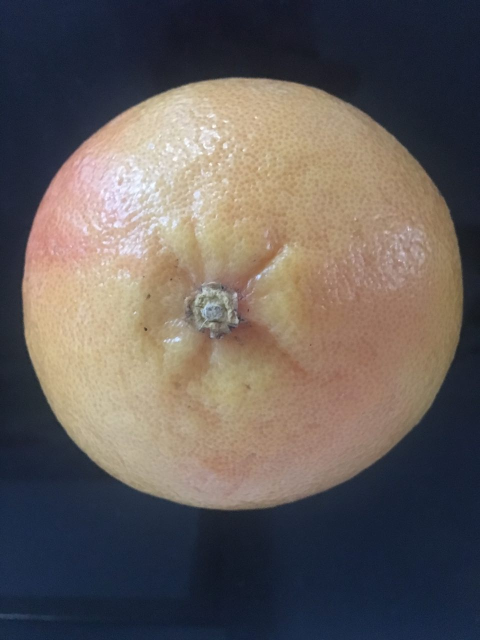
//> input picture test3.jpg, 960 x 1280 px (shown at 1/2 size)
$ ./testing   (built with g++ and OpenCV 4)
//> lines starting //> are read from the running program, lines starting //| are printed output that depends on the picture; after the words box and inside, x2 and y2 are one past the last pixel; in counts of white or black regions, pixels touching at a corner belong together
#include "opencv2/highgui/highgui.hpp"
#include "opencv2/imgproc/imgproc.hpp"
#include <iostream>
#include <stdio.h>
#include <stdlib.h>
#include <string.h>
#include <fstream>
#include <cstdlib> // for exit function
#include <sstream>

using namespace cv;
using namespace std;

RNG rng(12345);

/** @function main */
int main( int argc, char** argv )
{
  //load image
  Mat image = imread("test3.jpg");
//> image is the input picture: 1280 rows x 960 cols, CV_8UC3; mean B, G, R 91.4, 94.1, 101.4

  //scale image
	resize(image, image, Size(), 0.5, 0.5);
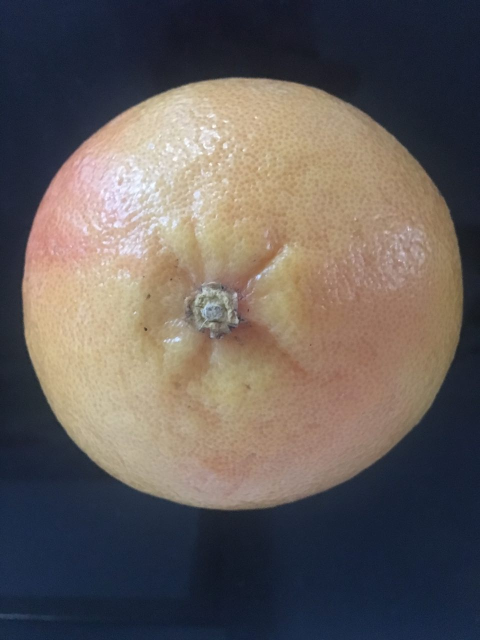
//> image: 640 rows x 480 cols, CV_8UC3; mean B, G, R 91.6, 94.2, 101.6
  imshow( "Step 1: Original image", image );

  //blur image
	GaussianBlur(image, image, Size(5, 5),1,1);
  imshow( "Step 2: blurred", image );

  Mat org_img = image;


  //change brightness and constrast
 	double alpha = 2.5; //0.0 - 3.0, a>1 = more contrast, a<0 = less contrast
 	int beta = -130;       //b<0 = darker, b>0 0 brighter
 	for( int y = 0; y < image.rows; y++ ) {
 			for( int x = 0; x < image.cols; x++ ){
 					for( int c = 0; c < 3; c++ ) {
 							image.at<Vec3b>(y,x)[c] =
 							saturate_cast<uchar>( alpha*( image.at<Vec3b>(y,x)[c] ) + beta );
 					}
 			}
 	}
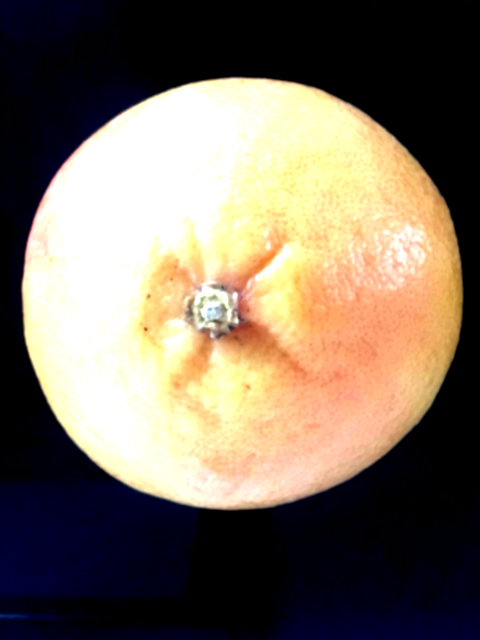
//> image: 640 rows x 480 cols, CV_8UC3; mean B, G, R 95.8, 110.3, 122.8
  imshow( "Step 3: brightness/contrast", image );

  //thresholding
	inRange(image, Scalar(0, 0, 0), Scalar(130, 130, 130), image); //130 ideal
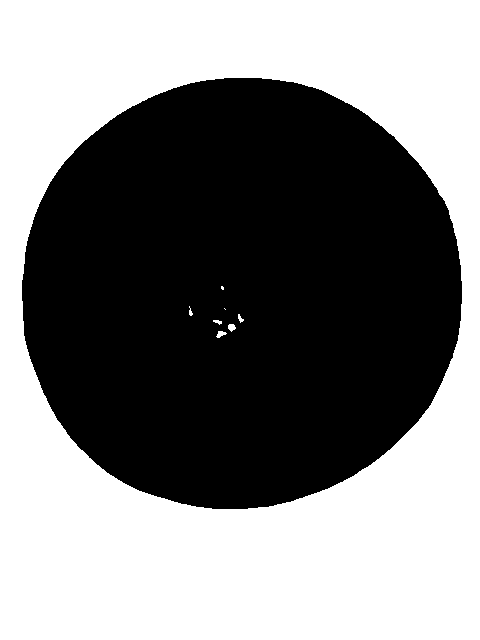
//> image: 640 rows x 480 cols, CV_8UC1; 51.2% white; 1 black region, box (x1, y1, x2, y2) and area: (22, 78, 462, 509) 149970
  imshow( "Step 4: thresholding", image );

  //invert binary image
	image =  Scalar::all(255) - image;
  imshow( "Step 5: inverted", image );

  //morphology
	Mat elem = getStructuringElement(MORPH_ELLIPSE, Size(51,51)); //for closing
	Mat elem2 = getStructuringElement(MORPH_ELLIPSE, Size(11,11)); //for opening
	morphologyEx(image, image, MORPH_CLOSE, elem);
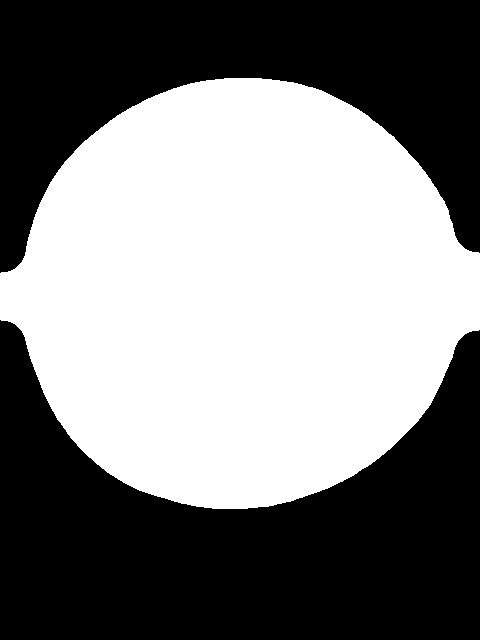
//> image: 640 rows x 480 cols, CV_8UC1; 49.8% white; 1 white region, box (x1, y1, x2, y2) and area: (0, 78, 480, 509) 153097
  imshow( "Step 6: closing", image );

	morphologyEx(image, image, MORPH_OPEN, elem2);
//> image: 640 rows x 480 cols, CV_8UC1; 49.8% white; 1 white region
  imshow( "Step 7: opening", image );


  vector<vector <Point> > contours;
  vector<Vec4i> hierarchy;

  /// Detect edges using Threshold
  //threshold( src_gray, threshold_output, thresh, 255, THRESH_BINARY );

  /// Find contours
  findContours( image, contours, hierarchy, CV_RETR_TREE, CV_CHAIN_APPROX_SIMPLE, Point(0, 0) );
//> contours = 1 contour; box (x1, y1, x2, y2) and area: (0, 78, 480, 509) 152454

  //remove all contours except the one with biggest area
  int size = contours.size();
//> size = 1
  for( int i = 1; i<size; i++ ){
       if(contourArea(contours[i])>contourArea(contours[i-1])){
          contours.erase (contours.begin()+(i-1));
       }
       else{
          contours.erase (contours.begin()+(i));
       }
   }
//> this loop made 0 passes

  /// Find the rotated rectangles and ellipses for each contour
  vector<RotatedRect> minRect( contours.size() );
//> minRect = 1 RotatedRect (x, y, width, height, angle): [0, 0, 0, 0, 0]
  //vector<RotatedRect> minEllipse( contours.size() );


  for( int i = 0; i < contours.size(); i++ ){
    minRect[i] = minAreaRect( Mat(contours[i]) );
       /*
       if( contours[i].size() > 5 )
         { minEllipse[i] = fitEllipse( Mat(contours[i]) ); }
       */
    }
//> this loop made 1 pass

  /// Draw contours + rotated rects + ellipses
  Mat drawing = Mat::zeros( image.size(), CV_8UC3 );
  Mat contour_filled = Mat::zeros( image.size(), CV_8UC3 );


  Scalar color = Scalar( rng.uniform(0, 255), rng.uniform(0,255), rng.uniform(0,255) );
   // contour
  drawContours( drawing, contours, 0, color, 1, 8, vector<Vec4i>(), 0, Point() );
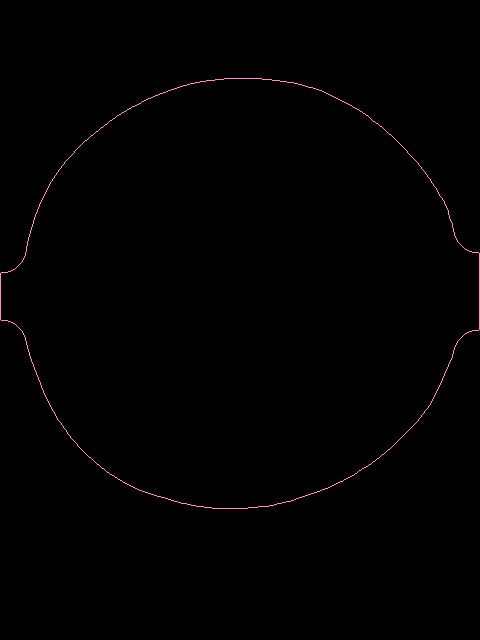
//> drawing: 640 rows x 480 cols, CV_8UC3; mean B, G, R 0.8, 0.6, 1.1
  drawContours(contour_filled, contours, -1, Scalar(255, 255, 255), -1);
//> contour_filled: 640 rows x 480 cols, CV_8UC3; 49.8% white; 1 white region, box (x1, y1, x2, y2) and area: (0, 78, 480, 509) 153093

   // ellipse
   //ellipse( drawing, minEllipse[i], color, 2, 8 );

   // rotated rectangle
 Point2f rect_points[4]; minRect[0].points( rect_points );
//> rect_points = 4 Points (x, y): [184, 596.8], [-66.51, 246.1], [294, -11.42], [544.5, 339.3]
 for( int j = 0; j < 4; j++ ){
    line( drawing, rect_points[j], rect_points[(j+1)%4], color, 1, 8 );
  }
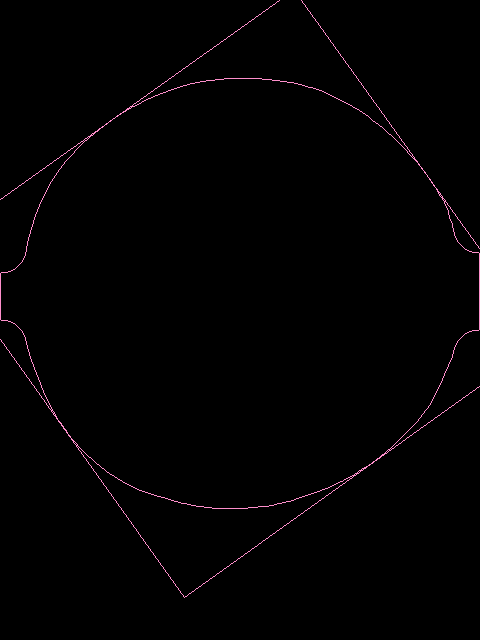
//> drawing: 640 rows x 480 cols, CV_8UC3; 0.33% of pixels changed, all inside (x1, y1, x2, y2) = (0, 0, 480, 598)

  //calculate ratio between the length and width of rectangle
  double dist1 = sqrt((rect_points[1].x-rect_points[0].x)*(rect_points[1].x-rect_points[0].x)+(rect_points[1].y-rect_points[0].y)*(rect_points[1].y-rect_points[0].y));
//> dist1 = 431
  double dist2 = sqrt((rect_points[2].x-rect_points[1].x)*(rect_points[2].x-rect_points[1].x)+(rect_points[2].y-rect_points[1].y)*(rect_points[2].y-rect_points[1].y));
//> dist2 = 443
  double ratio = dist1/dist2;
//> ratio = 0.973

  if (ratio<1){
    ratio=1/ratio;
//> ratio = 1.03
  }
  ratio=ratio*30; //scale the value so it weights more in categorisation
//> ratio = 30.83
  //cout << "length/width-ratio = "<< ratio << endl;

  //find ratio between area of contour and area of square
  double area = contourArea(contours[0]);
//> area = 152453.5
  double area_filled = area/(dist1*dist2)*100;
//> area_filled = 79.83

  //cout << "Area of square: " << dist1*dist2 << endl;
  //cout << "Area of contour: " << area << endl;

  //cout << "% of area filled: " << area_filled << endl;


  /// Show in a window
  imshow( "Contour", drawing );
  imshow( "Contour filled", contour_filled );

  double avr_red = 0;
  double avr_green = 0;
  double avr_blue = 0;

  for (int x = 0; x < contour_filled.cols; x++) {
    for (int y = 0; y < contour_filled.rows; y++) {
      if(contour_filled.at<Vec3b>(Point(x, y))[0]==255){
        avr_red += (org_img.at<Vec3b>(Point(x, y))[0])/area;
        avr_green += (org_img.at<Vec3b>(Point(x, y))[1])/area;
        avr_blue += (org_img.at<Vec3b>(Point(x, y))[2])/area;
      }
    }
  }
//> this loop made 480 passes
//> (avr_red, avr_green, avr_blue) on passes 1 to 3: (0, 0, 0), (2.62e-05, 0, 0), (0.000144, 0, 0)
//> after the loop, avr_red = 181.1; avr_green = 221.5; avr_blue = 246.5
  avr_red = avr_red/2;
//> avr_red = 90.56
  avr_green = avr_green/2;
//> avr_green = 110.7
  avr_blue = avr_blue/2;
//> avr_blue = 123.3


  //cout << "rgb value = (" << (int)avr_blue << ", " << (int)avr_green << ", " << (int)avr_red <<")" << endl;

  //define vectors for testing data and training data
  vector<vector <double> > vect_train;
  vector<vector <double> > vect_train_2;
  vector<vector <double> > vect_train_3;
  vector<vector <double> > vect_train_4;
  vector<vector <double> > vect_train_5;
  vector <double> vect_test;
  vector <double> distances;


  vect_test.push_back((int)avr_blue);
//> vect_test = [123]
  vect_test.push_back((int)avr_green);
//> vect_test = [123, 110]
  vect_test.push_back((int)avr_red);
//> vect_test = [123, 110, 90]
  vect_test.push_back(ratio);
//> vect_test = [123, 110, 90, 30.83]
  vect_test.push_back(area_filled);
//> vect_test = [123, 110, 90, 30.83, 79.83]

//cout << org_img.at<Vec3b>(Point(200, 200)) << endl;


string line;
fstream myfile ("Dat.dat");
if (myfile.is_open()){

  int counter=0;
  while ( getline (myfile,line) ){
      stringstream ss(line);
      double i;

      vect_train.push_back(vector<double>());

      while (ss >> i){
          vect_train[counter].push_back(i);
          if (ss.peek() == ';')
          ss.ignore();
      }
      counter += 1;
  }

  myfile.close();
}
else cout << "Unable to open file";

//find distances to all trained points
for (int i=0; i<vect_train.size(); i++){
    double total = 0;
    double diff = 0;

    for(int y=0; y<vect_test.size(); y++){
        diff = vect_train[i][y]-vect_test[y];
        total += diff*diff;
    }
    distances.push_back(sqrt(total));
}


vector <int> neighbours;

//find 5 nearest neighbours
for(int n=0; n<5; n++){
  double lowest = distances[0];
  int number = 0;

  for(int i=0; i<distances.size()-1; i++){
      if(lowest>distances[i+1]){
        lowest = distances[i+1];
        number = i+1;
      }
  }
  neighbours.push_back(number);
  //distances.erase(distances.begin()+number);
  distances[number]=9999;
  cout <<n <<" lowest: " << neighbours[n] <<endl;
}


  waitKey(0);
  return(0);
}

$ run again, with test0.jpg copied over test3.jpg
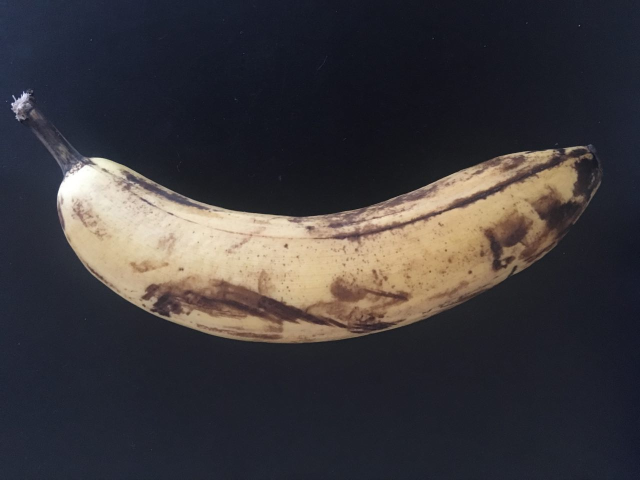
//> input picture test0.jpg, 1280 x 960 px (shown at 1/2 size)
//> image is the input picture: 960 rows x 1280 cols, CV_8UC3; mean B, G, R 59.8, 56.7, 59.8
//> `morphologyEx(image, image, MORPH_CLOSE, elem);`:
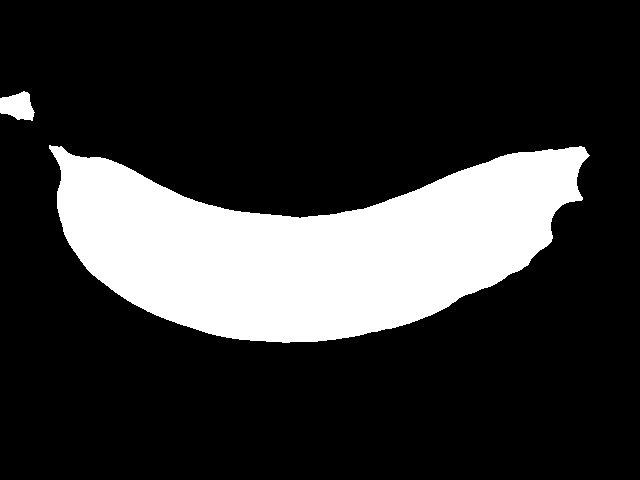
//> image: 480 rows x 640 cols, CV_8UC1; 20.8% white; 2 white regions, box (x1, y1, x2, y2) and area: (49, 145, 590, 343) 63204, (0, 91, 35, 121) 729
//> contours = 2 contours; box (x1, y1, x2, y2) and area: (53, 146, 588, 343) 62522, (0, 91, 34, 120) 668
//> size = 2
//> the loop `for( int i = 1; i<size; i++ )` made 1 pass
//> minRect = 1 RotatedRect (x, y, width, height, angle): [0, 0, 0, 0, 0]
//> the loop `for( int i = 0; i < contours.size(); i++ )` made 1 pass
//> contour_filled: 480 rows x 640 cols, CV_8UC3; 20.6% white; 1 white region, box (x1, y1, x2, y2) and area: (53, 146, 588, 343) 63133
//> rect_points = 4 Points (x, y): [53.36, 342.4], [52.99, 147], [587, 146], [587.4, 341.4]
//> after the loop `for( int j = 0; j < 4; j++ )`:
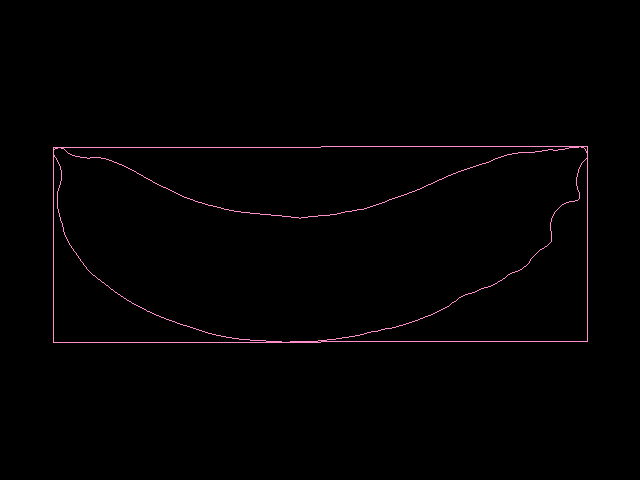
//> drawing: 480 rows x 640 cols, CV_8UC3; mean B, G, R 1.8, 1.2, 2.2
//> dist1 = 195.4
//> dist2 = 534
//> `double ratio = dist1/dist2;`: ratio = 0.366
//> `ratio=1/ratio;`: ratio = 2.73
//> `ratio=ratio*30;`: ratio = 81.97
//> area = 62522
//> area_filled = 59.91
//> the loop `for (int x = 0; x < contour_filled.cols; x++)` made 640 passes
//> (avr_red, avr_green, avr_blue) on passes 1 to 3: (0, 0, 0), (0, 0, 0), (0, 0, 0)
//> after the loop `for (int x = 0; x < contour_filled.cols; x++)`: avr_red = 167.3; avr_green = 202.6; avr_blue = 227.2
//> `avr_red = avr_red/2;`: avr_red = 83.65
//> `avr_green = avr_green/2;`: avr_green = 101.3
//> `avr_blue = avr_blue/2;`: avr_blue = 113.6
//> `vect_test.push_back((int)avr_blue);`: vect_test = [113]
//> `vect_test.push_back((int)avr_green);`: vect_test = [113, 101]
//> `vect_test.push_back((int)avr_red);`: vect_test = [113, 101, 83]
//> `vect_test.push_back(ratio);`: vect_test = [113, 101, 83, 81.97]
//> `vect_test.push_back(area_filled);`: vect_test = [113, 101, 83, 81.97, 59.91]

$ run again, with test1.jpg copied over test3.jpg
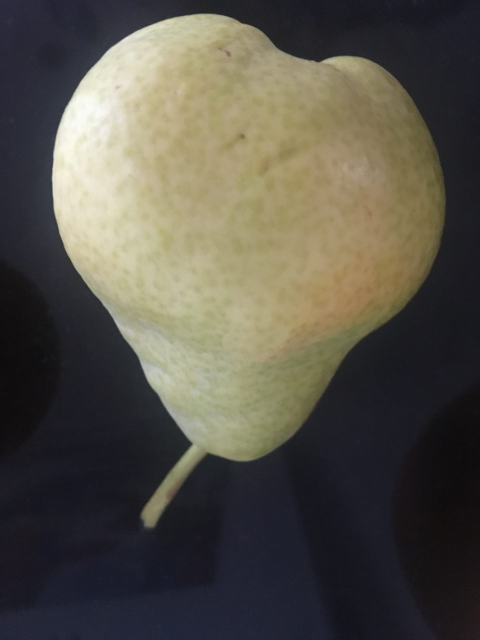
//> input picture test1.jpg, 960 x 1280 px (shown at 1/2 size)
//> image is the input picture: 1280 rows x 960 cols, CV_8UC3; mean B, G, R 73, 82.6, 86.4
//> `morphologyEx(image, image, MORPH_CLOSE, elem);`:
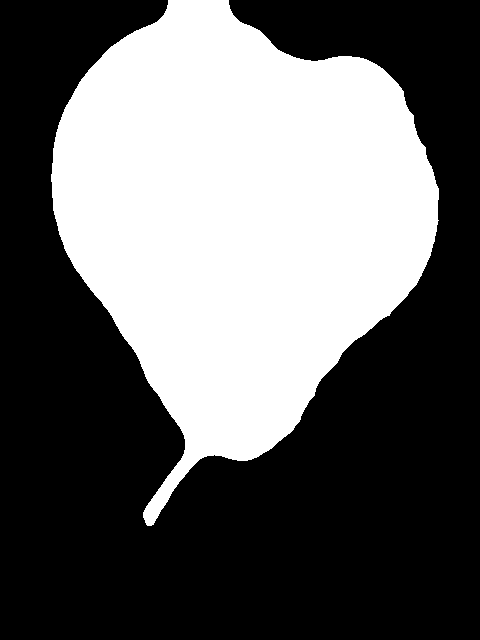
//> image: 640 rows x 480 cols, CV_8UC1; 39.8% white; 1 white region, box (x1, y1, x2, y2) and area: (51, 0, 439, 526) 122124
//> contours = 1 contour; box (x1, y1, x2, y2) and area: (51, 0, 439, 524) 121446
//> size = 1
//> minRect = 1 RotatedRect (x, y, width, height, angle): [0, 0, 0, 0, 0]
//> the loop `for( int i = 0; i < contours.size(); i++ )` made 1 pass
//> contour_filled: 640 rows x 480 cols, CV_8UC3; 39.7% white; 1 white region, box (x1, y1, x2, y2) and area: (51, 0, 439, 524) 122097
//> rect_points = 4 Points (x, y): [145.2, 524.4], [3.99, 48.68], [364.9, -58.43], [506.1, 417.3]
//> after the loop `for( int j = 0; j < 4; j++ )`:
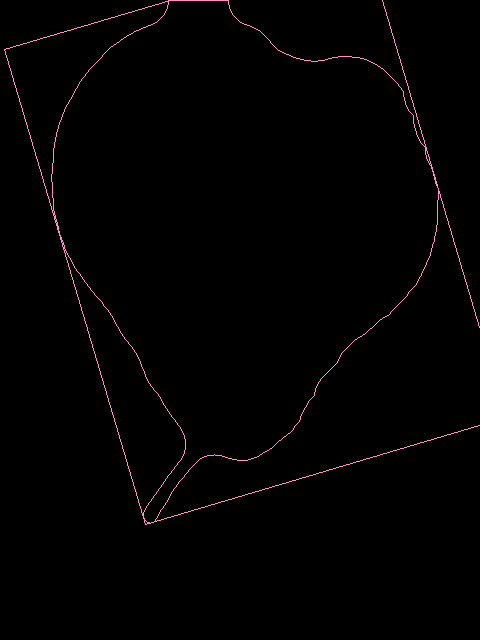
//> drawing: 640 rows x 480 cols, CV_8UC3; mean B, G, R 1.7, 1.2, 2.1
//> dist1 = 496.3
//> dist2 = 376.4
//> `double ratio = dist1/dist2;`: ratio = 1.32
//> `ratio=ratio*30;`: ratio = 39.55
//> area = 121445.5
//> area_filled = 65.01
//> the loop `for (int x = 0; x < contour_filled.cols; x++)` made 480 passes
//> (avr_red, avr_green, avr_blue) on passes 1 to 3: (0, 0, 0), (0, 0, 0), (0, 0, 0)
//> after the loop `for (int x = 0; x < contour_filled.cols; x++)`: avr_red = 169.5; avr_green = 231.9; avr_blue = 242
//> `avr_red = avr_red/2;`: avr_red = 84.75
//> `avr_green = avr_green/2;`: avr_green = 115.9
//> `avr_blue = avr_blue/2;`: avr_blue = 121
//> `vect_test.push_back((int)avr_blue);`: vect_test = [120]
//> `vect_test.push_back((int)avr_green);`: vect_test = [120, 115]
//> `vect_test.push_back((int)avr_red);`: vect_test = [120, 115, 84]
//> `vect_test.push_back(ratio);`: vect_test = [120, 115, 84, 39.55]
//> `vect_test.push_back(area_filled);`: vect_test = [120, 115, 84, 39.55, 65.01]

$ run again, with test2.jpg copied over test3.jpg
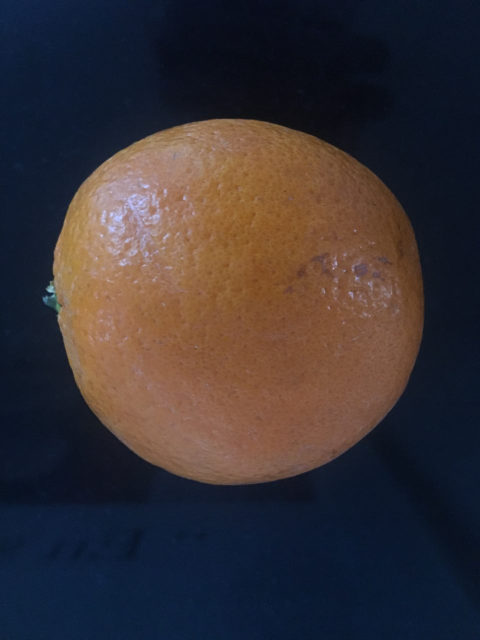
//> input picture test2.jpg, 960 x 1280 px (shown at 1/2 size)
//> image is the input picture: 1280 rows x 960 cols, CV_8UC3; mean B, G, R 53.6, 50.2, 57.4
//> `morphologyEx(image, image, MORPH_CLOSE, elem);`:
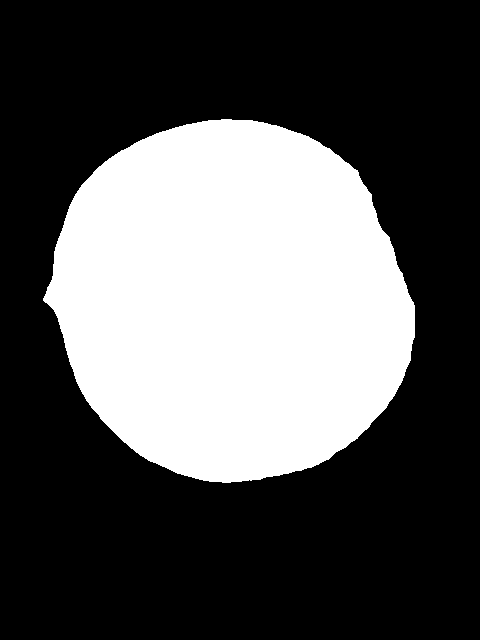
//> image: 640 rows x 480 cols, CV_8UC1; 33.5% white; 1 white region, box (x1, y1, x2, y2) and area: (43, 119, 415, 483) 102916
//> contours = 1 contour; box (x1, y1, x2, y2) and area: (44, 119, 415, 483) 102386
//> size = 1
//> minRect = 1 RotatedRect (x, y, width, height, angle): [0, 0, 0, 0, 0]
//> the loop `for( int i = 0; i < contours.size(); i++ )` made 1 pass
//> contour_filled: 640 rows x 480 cols, CV_8UC3; 33.5% white; 1 white region, box (x1, y1, x2, y2) and area: (44, 119, 415, 483) 102904
//> rect_points = 4 Points (x, y): [137, 535.5], [2.05, 193.8], [322, 67.42], [457, 409.1]
//> after the loop `for( int j = 0; j < 4; j++ )`:
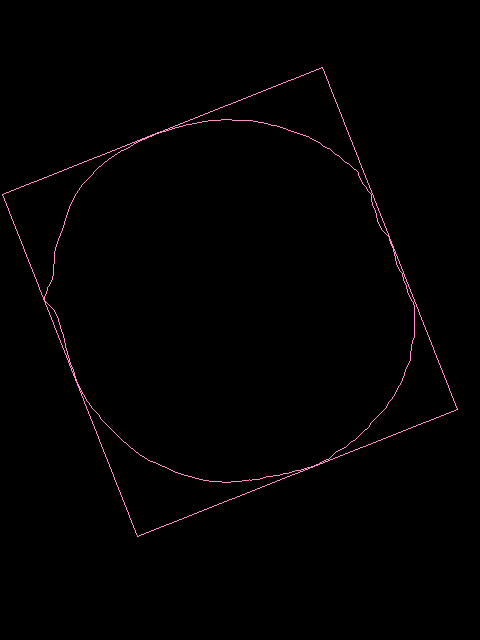
//> drawing: 640 rows x 480 cols, CV_8UC3; mean B, G, R 1.5, 1.1, 1.9
//> dist1 = 367.4
//> dist2 = 344
//> `double ratio = dist1/dist2;`: ratio = 1.07
//> `ratio=ratio*30;`: ratio = 32.04
//> area = 102386
//> area_filled = 81.01
//> the loop `for (int x = 0; x < contour_filled.cols; x++)` made 480 passes
//> (avr_red, avr_green, avr_blue) on passes 1 to 3: (0, 0, 0), (0, 0, 0), (0, 0, 0)
//> after the loop `for (int x = 0; x < contour_filled.cols; x++)`: avr_red = 57.79; avr_green = 121.8; avr_blue = 215.4
//> `avr_red = avr_red/2;`: avr_red = 28.89
//> `avr_green = avr_green/2;`: avr_green = 60.92
//> `avr_blue = avr_blue/2;`: avr_blue = 107.7
//> `vect_test.push_back((int)avr_blue);`: vect_test = [107]
//> `vect_test.push_back((int)avr_green);`: vect_test = [107, 60]
//> `vect_test.push_back((int)avr_red);`: vect_test = [107, 60, 28]
//> `vect_test.push_back(ratio);`: vect_test = [107, 60, 28, 32.04]
//> `vect_test.push_back(area_filled);`: vect_test = [107, 60, 28, 32.04, 81.01]
